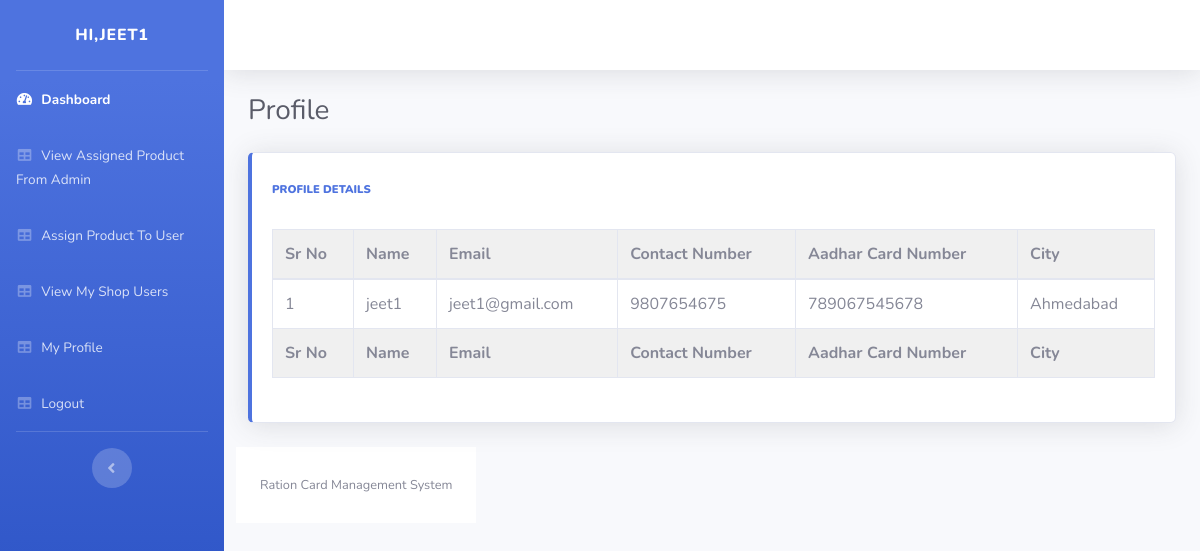
The page /shop_profile.php (signed in) on the database its author committed.
### tables this page shows
CREATE TABLE `shop_registeration` (
  `shop_id` int(11) NOT NULL,
  `s_name` varchar(255) NOT NULL,
  `s_email` varchar(255) NOT NULL,
  `s_password` varchar(255) NOT NULL,
  `s_mobile_no` bigint(20) NOT NULL,
  `city` varchar(255) NOT NULL,
  `address` text NOT NULL,
  `aadhar_number` bigint(20) NOT NULL
);

### shop_profile.php (the view, shortened to what this page needs)
<?php include "user_includes/shop_heder.php" ;?>
        <div class="container-fluid">
          <div class="d-sm-flex align-items-center justify-content-between mb-4">
            <h1 class="h3 mb-0 text-gray-800">Profile</h1>
          </div>
    <div class="body">
    <div class="row">
            <div class="col-lg-12 mb-4">
              <div class="card border-left-primary shadow h-100 py-2">
                <div class="card-body">
                  <div class="row no-gutters align-items-center">
                    <div class="col mr-2">
                      <div class="text-xs font-weight-bold text-primary text-uppercase mb-1">
                      <b>
                      Profile Details
                      </b></div>
                      <br>
</div>
    <br>
<table class="table table-bordered table-hover dataTable " id="dataTable" width="100%" cellspacing="0">
<br>
<thead >
<tr>
            <th>Sr No</th>
            <th>Name</th>
            <th>Email</th>
            <th>Contact Number</th>
            <th>Aadhar Card Number</th>
            <th>City</th>
        </tr>
    </thead>
    <tfoot >
        <tr>
            <th>Sr No</th>
            <th>Name</th>
            <th>Email</th>
            <th>Contact Number</th>
            <th>Aadhar Card Number</th>
            <th>City</th>
        </tr>
    </tfoot>
    <tbody>
<?php
$query  = "SELECT * FROM shop_registeration where shop_id=$shop_session_id ";
$result = mysqli_query($connection,$query);
if($result)
{
    $i=1;
    while($row=mysqli_fetch_assoc($result))
    {
        $name=$row['s_name'];
        $email=$row['s_email'];
        $mobile=$row['s_mobile_no'];
        $city=$row['city'];
        $Aadhar=$row['aadhar_number'];
        ?>
    <tr>
        <td>
        <?php echo $i  ?>
        </td>
        <td>
            <?php echo $name  ?>
        </td>
        <td>
            <?php echo $email  ?>
        </td><td>
            <?php echo $mobile  ?>
        </td>
        <td>
            <?php echo $Aadhar ?>
        </td>
        <td>
            <?php echo $city  ?>
        </td>
                                    </tr>
                                    <?php
                        $i++;
                        }
}
            ?>
                      </tbody>
</table>
</div>
    </div>
        </div>
      </div>
  <?php include "user_includes/footer.php" ;?>

### user_includes/shop_heder.php (style rules this page uses)
thead,tfoot { background-color:rgb(240, 240, 240); }

### rows shown on the page
shop_registeration: s_name "jeet1", s_email "jeet1@gmail.com", s_mobile_no "9807654675", aadhar_number "789067545678", city "Ahmedabad"

### other values the page prints
$_SESSION['s_name'] "JEET1"
